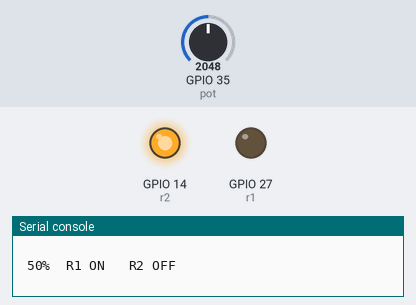
Bench run of a program on a simulated ESP32 board running MicroPython. On the bench: output pins drawn as LEDs (lit = HIGH), the last lines printed to the serial console. Inputs (shaded band) come from the test bench; at power-on: GPIO 35 (pot) = 2048 (analog values on the 0–4095 scale).

Above: at 1.2 s.
1.3 s: GPIO 35 (pot) set to 2717
2.8 s: GPIO 35 (pot) set to 2820
At 4.0 s:
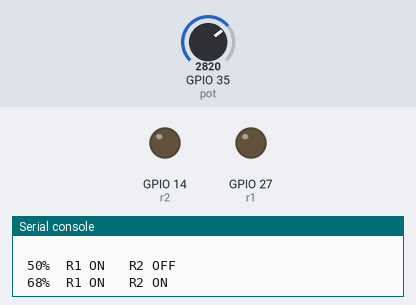
4.3 s: GPIO 35 (pot) set to 2633
5.8 s: GPIO 35 (pot) set to 2534
At 6.6 s:
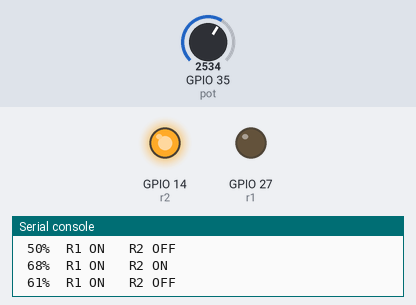
7.3 s: GPIO 35 (pot) set to 1281
8.8 s: GPIO 35 (pot) set to 1192
At 9.1 s:
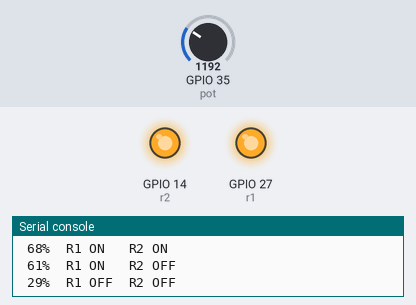
Timing chart, 0 to 11.3 s (numbered marks = the images above; inputs shaded):
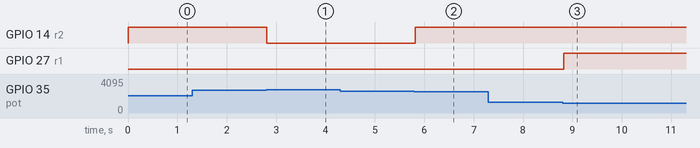

The program:

relais_potentiometre.py
```python
# relais_potentiometre.py — 2 relais déclenchés par seuils du potentiomètre
# -----------------------------------------------------------------------
# Potentiomètre → Pin 35   (broche centrale)
# Relais 1      → Pin 27   (seuil 1/3 de course ≈ 170)
# Relais 2      → Pin 14   (seuil 2/3 de course ≈ 340)
#
# 3 zones :
#   0  – 155  : R1 OFF  R2 OFF
#   175 – 325 : R1 ON   R2 OFF
#   345 – 511 : R1 ON   R2 ON
#
# ⚠ Module relais classique (bleu) = actif BAS → LOW = ON, HIGH = OFF
#   Si tes relais s'activent à l'envers, change ACTIF_BAS = False
# -----------------------------------------------------------------------

from machine import ADC, Pin
from time import sleep_ms

ACTIF_BAS = True   # True = module bleu (LOW=ON)   False = HIGH=ON

pot = ADC(Pin(35))
pot.atten(ADC.ATTN_11DB)
pot.width(ADC.WIDTH_9BIT)   # 0 – 511

r1 = Pin(27, Pin.OUT)
r2 = Pin(14, Pin.OUT)

# Seuils avec hystérésis (±10 pts)
R1_ON  = 175;  R1_OFF = 155
R2_ON  = 345;  R2_OFF = 325

def set_relais(pin, on):
    pin.value((0 if on else 1) if ACTIF_BAS else (1 if on else 0))

# État initial : tout OFF
set_relais(r1, False)
set_relais(r2, False)
e1 = e2 = False

print("=== 2 Relais + Potentiometre ===")
print("Pin 35 = pot   Pin 27 = R1 (1/3)   Pin 14 = R2 (2/3)")
print()

while True:
    val = pot.read()
    pct = val * 100 // 511

    # Relais 1
    if not e1 and val > R1_ON:
        set_relais(r1, True);  e1 = True
        print(f"{pct:3d}%  R1 ON   R2 {'ON ' if e2 else 'OFF'}")
    elif e1 and val < R1_OFF:
        set_relais(r1, False); e1 = False
        print(f"{pct:3d}%  R1 OFF  R2 {'ON ' if e2 else 'OFF'}")

    # Relais 2
    if not e2 and val > R2_ON:
        set_relais(r2, True);  e2 = True
        print(f"{pct:3d}%  R1 {'ON ' if e1 else 'OFF'}  R2 ON")
    elif e2 and val < R2_OFF:
        set_relais(r2, False); e2 = False
        print(f"{pct:3d}%  R1 {'ON ' if e1 else 'OFF'}  R2 OFF")

    sleep_ms(50)
```

Measured:
- the behaviour switches between 2768 and 2769 on GPIO 35 (pot) (found by bisection; images 0 and 1)
- the behaviour switches between 2601 and 2600 on GPIO 35 (pot) (found by bisection; images 1 and 2)
- the behaviour switches between 1239 and 1238 on GPIO 35 (pot) (found by bisection; images 2 and 3)
- after the input at 1.3 s, every drawn part: stays the same
- after the input at 2.8 s, GPIO 14 (r2): HIGH → LOW at once
- after the input at 4.3 s, every drawn part: stays the same
- after the input at 5.8 s, GPIO 14 (r2): LOW → HIGH at once
- after the input at 7.3 s, every drawn part: stays the same
- after the input at 8.8 s, GPIO 27 (r1): LOW → HIGH at once
